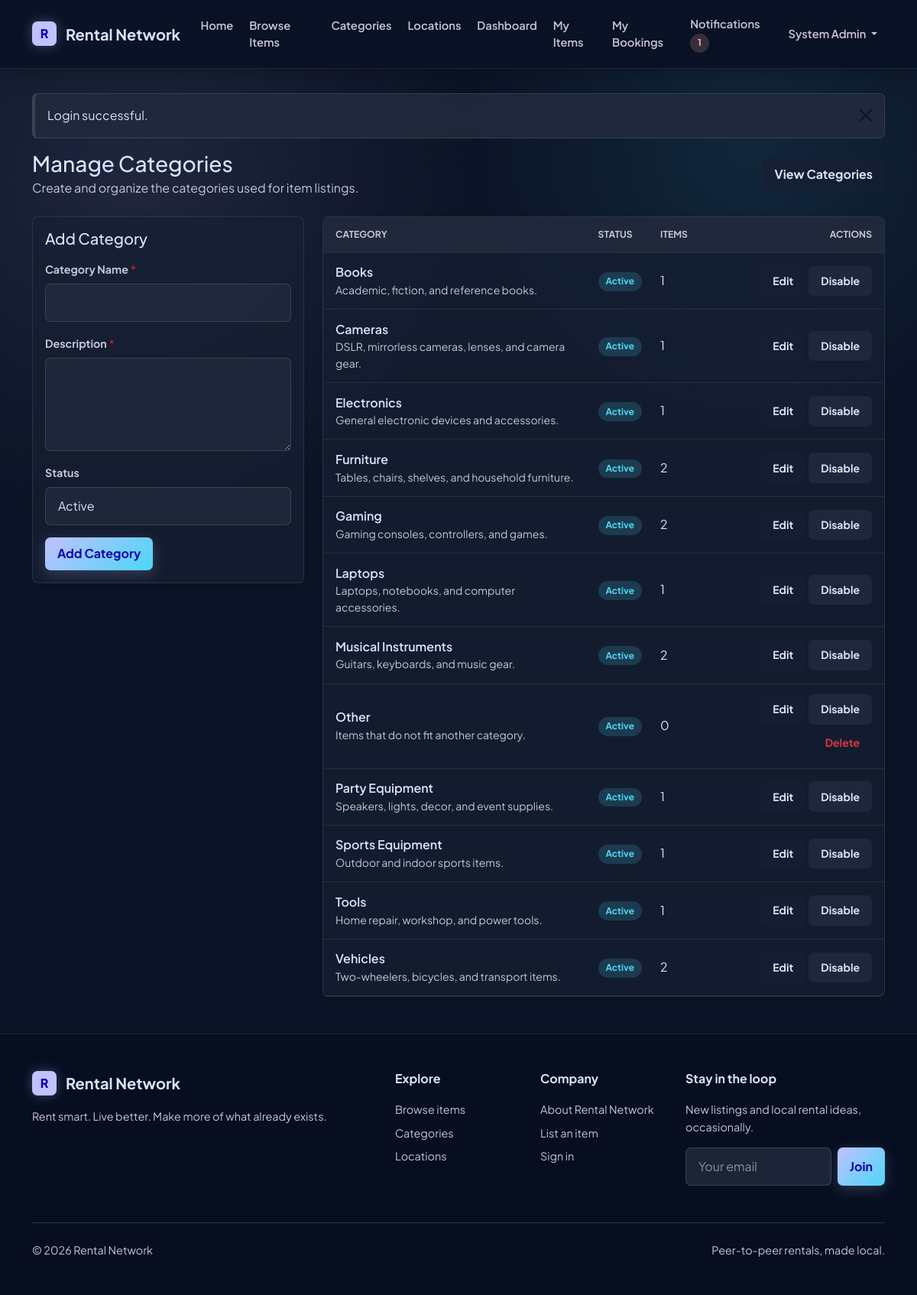
Screenshot of /admin/categories.php (signed in) with the database file from the repository.
### tables this page shows
CREATE TABLE users (
  user_id INT UNSIGNED AUTO_INCREMENT PRIMARY KEY,
  name VARCHAR(100) NOT NULL,
  email VARCHAR(150) NOT NULL UNIQUE,
  phone VARCHAR(20) NOT NULL,
  password VARCHAR(255) NOT NULL,
  address VARCHAR(255) NOT NULL,
  location_address VARCHAR(255) DEFAULT NULL,
  city VARCHAR(80) NOT NULL,
  state VARCHAR(80) NOT NULL,
  pincode VARCHAR(10) NOT NULL,
  latitude DECIMAL(10,7) DEFAULT NULL,
  longitude DECIMAL(10,7) DEFAULT NULL,
  profile_image VARCHAR(255) DEFAULT NULL,
  role ENUM('User', 'Admin') NOT NULL DEFAULT 'User',
  status ENUM('Active', 'Blocked') NOT NULL DEFAULT 'Active',
  reset_token VARCHAR(255) DEFAULT NULL,
  reset_expires DATETIME DEFAULT NULL,
  created_at TIMESTAMP NOT NULL DEFAULT CURRENT_TIMESTAMP,
  updated_at TIMESTAMP NOT NULL DEFAULT CURRENT_TIMESTAMP ON UPDATE CURRENT_TIMESTAMP,
  INDEX idx_users_role_status (role, status),
  INDEX idx_users_location (city, state, pincode),
  INDEX idx_users_coordinates (latitude, longitude)
);

CREATE TABLE categories (
  category_id INT UNSIGNED AUTO_INCREMENT PRIMARY KEY,
  category_name VARCHAR(100) NOT NULL UNIQUE,
  description TEXT NOT NULL,
  status ENUM('Active', 'Inactive') NOT NULL DEFAULT 'Active',
  created_at TIMESTAMP NOT NULL DEFAULT CURRENT_TIMESTAMP,
  updated_at TIMESTAMP NOT NULL DEFAULT CURRENT_TIMESTAMP ON UPDATE CURRENT_TIMESTAMP,
  INDEX idx_categories_status (status)
);

### admin/categories.php (the view, shortened to what this page needs)
<?php
require_once __DIR__ . '/../includes/db.php';
$allowedStatuses = ['Active', 'Inactive'];
$editingCategory = null;
$categoriesStatement = $pdo->query("
    SELECT c.category_id, c.category_name, c.description, c.status, c.created_at, COUNT(i.item_id) AS item_count
    FROM categories c
    LEFT JOIN items i ON i.category_id = c.category_id
    GROUP BY c.category_id, c.category_name, c.description, c.status, c.created_at
    ORDER BY c.category_name
");
$categories = $categoriesStatement->fetchAll();
require_once __DIR__ . '/../includes/header.php';
?>
<div class="d-flex flex-column flex-md-row justify-content-between gap-2 align-items-md-center mb-4">
    <div>
        <h1 class="h3 mb-1">Manage Categories</h1>
        <p class="text-muted mb-0">Create and organize the categories used for item listings.</p>
    </div>
    <a href="<?php echo e(base_url('categories/categories.php')); ?>" class="btn btn-outline-brand">View Categories</a>
</div>
<div class="row g-4">
    <div class="col-lg-4">
        <div class="card shadow-sm">
            <div class="card-body">
                <h2 class="h5 mb-3"><?php echo $editingCategory ? 'Edit Category' : 'Add Category'; ?></h2>
                <form method="post" action="<?php echo e(base_url('admin/categories.php')); ?>">
                    <div class="mb-3">
                        <label for="category_name" class="form-label required">Category Name</label>
                        <input type="text" class="form-control" id="category_name" name="category_name" maxlength="100" required value="<?php echo e($editingCategory['category_name'] ?? ''); ?>">
                    </div>
                    <div class="mb-3">
                        <label for="description" class="form-label required">Description</label>
                        <textarea class="form-control" id="description" name="description" rows="4" required><?php echo e($editingCategory['description'] ?? ''); ?></textarea>
                    </div>
                    <div class="mb-3">
                        <label for="status" class="form-label">Status</label>
                        <select class="form-select" id="status" name="status">
                            <?php foreach ($allowedStatuses as $status) : ?>
                                <option value="<?php echo e($status); ?>" <?php echo (($editingCategory['status'] ?? 'Active') === $status) ? 'selected' : ''; ?>><?php echo e($status); ?></option>
                            <?php endforeach; ?>
                        </select>
                    </div>
                    <div class="d-flex gap-2">
                        <button type="submit" class="btn btn-brand"><?php echo $editingCategory ? 'Save Changes' : 'Add Category'; ?></button>
                    </div>
                </form>
            </div>
        </div>
    </div>
    <div class="col-lg-8">
        <div class="card shadow-sm">
            <div class="card-body p-0">
                <div class="table-responsive">
                    <table class="table table-hover mb-0">
                        <thead class="table-light">
                            <tr>
                                <th class="ps-3">Category</th>
                                <th>Status</th>
                                <th>Items</th>
                                <th class="text-end pe-3">Actions</th>
                            </tr>
                        </thead>
                        <tbody>
                            <?php foreach ($categories as $category) : ?>
                                <tr>
                                    <td class="ps-3">
                                        <div class="fw-semibold"><?php echo e($category['category_name']); ?></div>
                                        <div class="small text-muted category-description"><?php echo e($category['description']); ?></div>
                                    </td>
                                    <td><span class="badge text-bg-<?php echo $category['status'] === 'Active' ? 'success' : 'secondary'; ?>"><?php echo e($category['status']); ?></span></td>
                                    <td><?php echo e($category['item_count']); ?></td>
                                    <td class="text-end pe-3">
                                        <div class="d-inline-flex gap-1 flex-wrap justify-content-end">
                                            <a class="btn btn-sm btn-outline-brand" href="<?php echo e(base_url('admin/categories.php?edit=' . $category['category_id'])); ?>">Edit</a>
                                            <form method="post" action="<?php echo e(base_url('admin/categories.php')); ?>">
                                                <button type="submit" class="btn btn-sm btn-outline-secondary"><?php echo $category['status'] === 'Active' ? 'Disable' : 'Enable'; ?></button>
                                            </form>
                                            <?php if ((int) $category['item_count'] === 0) : ?>
                                                <form method="post" action="<?php echo e(base_url('admin/categories.php')); ?>" data-confirm="Delete this empty category?">
                                                    <button type="submit" class="btn btn-sm btn-outline-danger">Delete</button>
                                                </form>
                                            <?php endif; ?>
                                        </div>
                                    </td>
                                </tr>
                            <?php endforeach; ?>
                        </tbody>
                    </table>
                </div>
            </div>
        </div>
    </div>
</div>
<?php require_once __DIR__ . '/../includes/footer.php'; ?>

### includes/navbar.php (shortened to what this page needs)
<?php
require_once __DIR__ . '/db.php';
$navUser = null;
$unreadCount = 0;
if (is_logged_in()) {
    try {
        $navUser = current_user($pdo);
        if ($navUser) {
            $unreadCount = unread_notification_count($pdo, (int) $navUser['user_id']);
        }
    } catch (Throwable $exception) {
        $navUser = null;
        $unreadCount = 0;
    }
}
?>
<nav class="navbar navbar-expand-lg navbar-light site-navbar sticky-top">
    <div class="container">
        <a class="navbar-brand brand-lockup" href="<?php echo e(base_url('index.php')); ?>">
            <span class="brand-mark" aria-hidden="true">R</span>
            <span>Rental Network</span>
        </a>
        <div class="collapse navbar-collapse" id="mainNavbar">
            <ul class="navbar-nav me-auto mb-2 mb-lg-0">
                <li class="nav-item">
                    <a class="nav-link" href="<?php echo e(base_url('index.php')); ?>">Home</a>
                </li>
                <li class="nav-item">
                    <a class="nav-link" href="<?php echo e(base_url('items/browse_items.php')); ?>">Browse Items</a>
                </li>
                <li class="nav-item">
                    <a class="nav-link" href="<?php echo e(base_url('categories/categories.php')); ?>">Categories</a>
                </li>
                <li class="nav-item">
                    <a class="nav-link" href="<?php echo e(base_url('items/locations.php')); ?>">Locations</a>
                </li>
                <?php if (is_logged_in()) : ?>
                    <li class="nav-item">
                        <a class="nav-link" href="<?php echo e(base_url('dashboard.php')); ?>">Dashboard</a>
                    </li>
                    <li class="nav-item">
                        <a class="nav-link" href="<?php echo e(base_url('items/my_items.php')); ?>">My Items</a>
                    </li>
                    <li class="nav-item">
                        <a class="nav-link" href="<?php echo e(base_url('booking/my_bookings.php')); ?>">My Bookings</a>
                    </li>
                <?php endif; ?>
            </ul>
            <ul class="navbar-nav ms-auto mb-2 mb-lg-0 align-items-lg-center">
                <?php if (is_logged_in() && $navUser) : ?>
                    <li class="nav-item">
                        <a class="nav-link" href="<?php echo e(base_url('notifications/notifications.php')); ?>">
                            Notifications
                            <?php if ($unreadCount > 0) : ?>
                                <span class="badge rounded-pill text-bg-danger"><?php echo e($unreadCount); ?></span>
                            <?php endif; ?>
                        </a>
                    </li>
                    <li class="nav-item dropdown">
                        <a class="nav-link dropdown-toggle" href="#" role="button" data-bs-toggle="dropdown" aria-expanded="false">
                            <?php echo e($navUser['name']); ?>
                        </a>
                    </li>
                <?php endif; ?>
            </ul>
        </div>
    </div>
</nav>

### rows the page displays
users: user_id "1", name "System Admin"
categories: category_name "Books", description "Academic, fiction, and reference books.", status "Active", item_count "1", shows "Disable"
categories: category_name "Cameras", description "DSLR, mirrorless cameras, lenses, and camera gear.", status "Active", item_count "1", shows "Disable"
categories: category_name "Electronics", description "General electronic devices and accessories.", status "Active", item_count "1", shows "Disable"
categories: category_name "Furniture", description "Tables, chairs, shelves, and household furniture.", status "Active", item_count "2", shows "Disable"
categories: category_name "Gaming", description "Gaming consoles, controllers, and games.", status "Active", item_count "2", shows "Disable"
categories: category_name "Laptops", description "Laptops, notebooks, and computer accessories.", status "Active", item_count "1", shows "Disable"
categories: category_name "Musical Instruments", description "Guitars, keyboards, and music gear.", status "Active", item_count "2", shows "Disable"
categories: category_name "Other", description "Items that do not fit another category.", status "Active", item_count "0", shows "Disable"
categories: category_name "Party Equipment", description "Speakers, lights, decor, and event supplies.", status "Active", item_count "1", shows "Disable"
categories: category_name "Sports Equipment", description "Outdoor and indoor sports items.", status "Active", item_count "1", shows "Disable"
categories: category_name "Tools", description "Home repair, workshop, and power tools.", status "Active", item_count "1", shows "Disable"
categories: category_name "Vehicles", description "Two-wheelers, bicycles, and transport items.", status "Active", item_count "2", shows "Disable"

### other values shown
$flash['message'] "Login successful."
form field status "Active"
